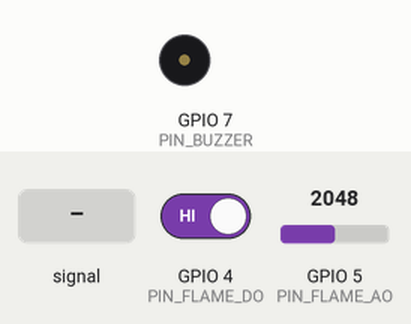
This program was run on a simulated ESP32-S3. Shown: buzzer (waves = sounding). Inputs (shaded band) come from the test bench; at power-on: GPIO 5 (PIN_FLAME_AO) = 2048, GPIO 4 (PIN_FLAME_DO) HIGH (analog values on the 0–4095 scale). WiFi joins after 1.5 s; servers stay silent unless stated; uploads are accepted with an empty reply; not simulated (calls return 0 or success): secrets.h; what the program prints to the serial monitor is not drawn.

Above: at 4.0 s.
4.1 s: GPIO 5 (PIN_FLAME_AO) fed a 200 Hz sine of ±327 counts around its level
At 7.0 s:
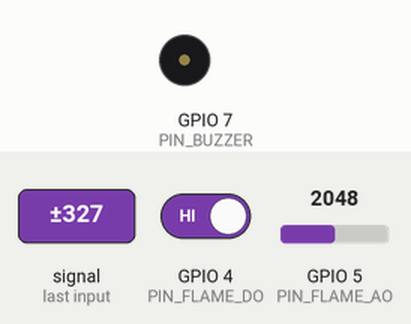
7.1 s: GPIO 5 (PIN_FLAME_AO) set to 3603
At 7.7 s:
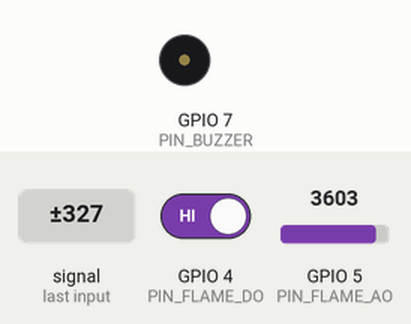
10.1 s: GPIO 5 (PIN_FLAME_AO) set to 2104
11.6 s: GPIO 5 (PIN_FLAME_AO) set to 1996
At 11.7 s:
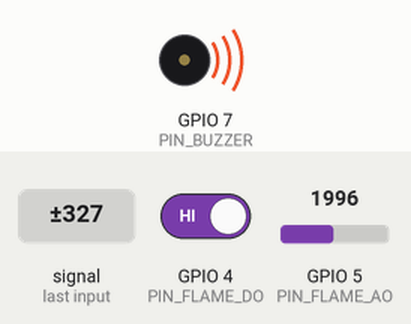
17.6 s: GPIO 5 (PIN_FLAME_AO) set to 2866
At 18.7 s:
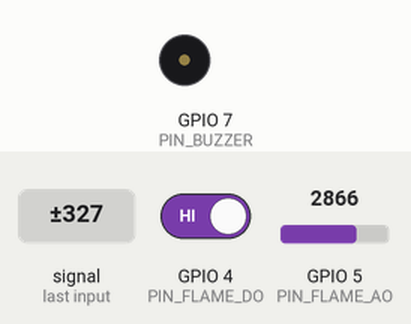
Timing chart, 0 to 20.1 s (numbered marks = the images above; inputs shaded):
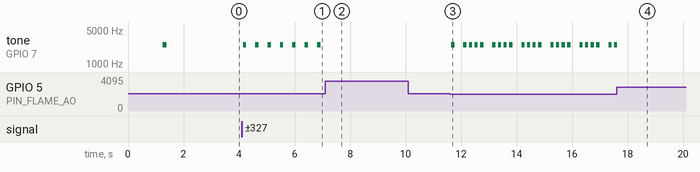

The program:

main.cpp
```cpp
/**
 * ============================================================================
 * IOT FIRE AND FLAME DETECTION MONITORING SYSTEM - ESP32-S3 FIRMWARE
 * ============================================================================
 * Microcontroller: ESP32-S3 (WROOM / DevKitC-1)
 * Framework:       Arduino (C++)
 * Platform:        PlatformIO
 *
 * Hardware Circuit Connections:
 *   Flame Sensor VCC  --> ESP32-S3 3.3V (or 5V if 5V-only module)
 *   Flame Sensor GND  --> Common Ground (GND)
 *   Flame Sensor DO   --> ESP32-S3 GPIO 4 (Digital Trigger Output, Active LOW)
 *   Flame Sensor AO   --> ESP32-S3 GPIO 5 (Analog Flame Intensity, ADC1_CH4)
 *   Piezo Buzzer (+)  --> ESP32-S3 GPIO 7 (Emergency Siren Output)
 *   Piezo Buzzer (-)  --> Common Ground (GND)
 *
 * Cloud Backend:
 *   Supabase REST API (HTTPS POST /rest/v1/detection_readings)
 * ============================================================================
 */

#include <Arduino.h>
#include <WiFi.h>
#include <HTTPClient.h>
#include <WiFiClientSecure.h>
#include <ArduinoJson.h>
#include "secrets.h"

// ----------------------------------------------------------------------------
// HARDWARE PIN DEFINITIONS
// ----------------------------------------------------------------------------
constexpr uint8_t PIN_FLAME_DO = 4;  // Flame Sensor Digital Output (LM393 Comparator)
constexpr uint8_t PIN_FLAME_AO = 5;  // Flame Sensor Analog Output (ADC1 Channel 4)
constexpr uint8_t PIN_BUZZER   = 7;  // Audible Emergency Alert Buzzer Pin

// ----------------------------------------------------------------------------
// SENSOR & SYSTEM CONFIGURATION
// ----------------------------------------------------------------------------
// Analog flame threshold (0 - 4095 ADC scale on ESP32-S3, lower = hotter/closer flame)
// 3-Tier Classification:
//   0% - 25%   : Safe (Normal baseline, no flame, buzzer silent)
//   26% - 50%  : Warm (Thermal signature / warm air, buzzer silent)
//   50% - 100% : Fire Alert (Active open flame, emergency buzzer sounds)
constexpr float FLAME_INTENSITY_ALERT_THRESHOLD = 50.0f; // Percent
constexpr float FLAME_INTENSITY_WARM_THRESHOLD  = 26.0f; // Percent
// Periodic cloud upload rate: 2000 ms during normal state
constexpr unsigned long UPLOAD_INTERVAL_MS = 2000;

// Fast emergency upload throttle: 1000 ms during active fire alert
constexpr unsigned long EMERGENCY_UPLOAD_INTERVAL_MS = 1000;

// Wi-Fi Reconnection check interval: 5000 ms
constexpr unsigned long WIFI_RECONNECT_INTERVAL_MS = 5000;

// ----------------------------------------------------------------------------
// DATA STRUCTURE FOR FIRE TELEMETRY
// ----------------------------------------------------------------------------
struct FireReading {
    bool isFlameDetected;       // True if flame detected via Digital or Analog
    float flameIntensity;       // Flame intensity percentage (0.0% to 100.0%)
    int rawAnalogValue;         // Raw 12-bit ADC value (0 to 4095)
    bool digitalState;          // Raw Digital pin state (LOW = Flame on LM393)
    bool isSensorHealthy;       // True if pins respond normally
    const char* statusText;     // "Fire Alert", "Safe", "Warning", "No Reading"
    const char* diagnosticMsg;  // Descriptive operational status
};

// ----------------------------------------------------------------------------
// RUNTIME STATE VARIABLES
// ----------------------------------------------------------------------------
unsigned long lastUploadTimestamp = 0;
unsigned long lastWiFiCheckTimestamp = 0;
unsigned long totalReadingsSent = 0;
unsigned long totalUploadSuccesses = 0;
unsigned long totalUploadFailures = 0;
bool previousAlertState = false;

// ----------------------------------------------------------------------------
// FUNCTION DECLARATIONS
// ----------------------------------------------------------------------------
void setupHardware();
void runHardwareSelfTest();
void connectToWiFi();
void maintainWiFiConnection();
FireReading sampleFlameSensor();
bool uploadReadingToSupabase(const FireReading& reading);
void triggerEmergencySiren(bool activate);

// ----------------------------------------------------------------------------
// SETUP
// ----------------------------------------------------------------------------
void setup() {
    Serial.begin(115200);
    delay(1000); // UART stabilization

    Serial.println();
    Serial.println("=======================================================");
    Serial.println("  ESP32-S3 IOT FIRE & FLAME DETECTION SYSTEM           ");
    Serial.println("  Real-Time Thermal Radiation & Emergency Alert Node   ");
    Serial.println("=======================================================");
    Serial.printf("Sensor Pins: FLAME_DO=GPIO%d, FLAME_AO=GPIO%d, BUZZER=GPIO%d\n",
                  PIN_FLAME_DO, PIN_FLAME_AO, PIN_BUZZER);
    Serial.printf("Alert Trigger Threshold: Flame Intensity >= %.1f%%\n", FLAME_INTENSITY_ALERT_THRESHOLD);
    Serial.println("=======================================================");

    setupHardware();
    runHardwareSelfTest();
    connectToWiFi();
}

// ----------------------------------------------------------------------------
// MAIN LOOP
// ----------------------------------------------------------------------------
void loop() {
    // 1. Maintain background Wi-Fi connection
    maintainWiFiConnection();

    // 2. Sample Flame Sensor
    FireReading reading = sampleFlameSensor();

    // 3. Physical Audible Siren Control
    if (reading.isFlameDetected) {
        triggerEmergencySiren(true);
    } else {
        triggerEmergencySiren(false);
    }

    // 4. Determine upload interval (faster under emergency)
    unsigned long interval = reading.isFlameDetected ? EMERGENCY_UPLOAD_INTERVAL_MS : UPLOAD_INTERVAL_MS;
    unsigned long currentMillis = millis();

    // Instant upload trigger on transition from SAFE to FIRE
    bool stateChangedToAlert = (reading.isFlameDetected && !previousAlertState);
    previousAlertState = reading.isFlameDetected;

    if (stateChangedToAlert || (currentMillis - lastUploadTimestamp >= interval)) {
        lastUploadTimestamp = currentMillis;

        // Print real-time diagnostic panel to Serial Monitor
        Serial.println("=======================================================");
        Serial.printf("[SAMPLE #%lu] FIRE & FLAME SENSOR TELEMETRY\n", totalReadingsSent + 1);
        Serial.println("-------------------------------------------------------");

        if (reading.isFlameDetected) {
            Serial.println("  🚨 EMERGENCY STATE : >>> FIRE / FLAME DETECTED! <<<");
        } else {
            Serial.println("  🛡️  SYSTEM STATE   : [NORMAL / SAFE - NO FIRE]");
        }

        Serial.printf("  Flame Intensity    : %.1f %%\n", reading.flameIntensity);
        Serial.printf("  Raw Analog ADC     : %d / 4095 (GPIO %d)\n", reading.rawAnalogValue, PIN_FLAME_AO);
        Serial.printf("  Digital Trigger DO : %s (GPIO %d)\n",
                      reading.digitalState ? "HIGH (Normal)" : "LOW (ACTIVE FLAME)", PIN_FLAME_DO);
        Serial.printf("  Status Classification: %s\n", reading.statusText);
        Serial.printf("  Diagnostic Detail  : %s\n", reading.diagnosticMsg);
        Serial.printf("  Audible Siren      : %s\n", reading.isFlameDetected ? "ACTIVE ALARM (GPIO 7)" : "SILENT");

        // Upload to Supabase Cloud
        if (WiFi.status() == WL_CONNECTED) {
            bool success = uploadReadingToSupabase(reading);
            totalReadingsSent++;
            if (success) {
                totalUploadSuccesses++;
                Serial.printf("  Cloud Sync Status  : SUCCESS (HTTP 201 | Total: %lu)\n", totalUploadSuccesses);
            } else {
                totalUploadFailures++;
                Serial.printf("  Cloud Sync Status  : FAILED  (Total: %lu)\n", totalUploadFailures);
            }
        } else {
            Serial.println("  Cloud Sync Status  : SKIPPED (Wi-Fi disconnected)");
        }
        Serial.println("=======================================================");
        Serial.println();
    }
}

// ----------------------------------------------------------------------------
// HARDWARE INITIALIZATION
// ----------------------------------------------------------------------------
void setupHardware() {
    pinMode(PIN_FLAME_DO, INPUT_PULLUP);
    pinMode(PIN_FLAME_AO, INPUT);
    pinMode(PIN_BUZZER, OUTPUT);

    // Initial state: Buzzer off
    digitalWrite(PIN_BUZZER, LOW);

    // Configure ESP32 ADC resolution (12-bit: 0 - 4095)
    analogReadResolution(12);

    delay(50);
    Serial.println("[HW] Flame sensor (DO=GPIO4, AO=GPIO5) and Buzzer (GPIO7) initialized.");
}

// ----------------------------------------------------------------------------
// HARDWARE SELF-TEST DIAGNOSTIC (POST)
// ----------------------------------------------------------------------------
void runHardwareSelfTest() {
    Serial.println();
    Serial.println("-------------------------------------------------------");
    Serial.println("  FIRE DETECTION SENSOR HARDWARE SELF-TEST            ");
    Serial.println("-------------------------------------------------------");
    Serial.println("  Reading initial ambient IR radiation baseline...");

    delay(100);
    int rawBaseline = analogRead(PIN_FLAME_AO);
    int digitalVal = digitalRead(PIN_FLAME_DO);

    Serial.printf("   Ambient IR Raw ADC: %d / 4095\n", rawBaseline);
    Serial.printf("   Digital DO Status : %s\n", digitalVal == LOW ? "LOW (Flame Alert)" : "HIGH (Normal Clear)");

    // Test buzzer with a single short confirmation beep
    Serial.println("  Testing Emergency Buzzer...");
    // Short 150ms beep at 2800Hz to confirm buzzer hardware is working
    unsigned long beepStart = millis();
    while (millis() - beepStart < 150) {
        digitalWrite(PIN_BUZZER, HIGH);
        delayMicroseconds(178);
        digitalWrite(PIN_BUZZER, LOW);
        delayMicroseconds(178);
    }
    digitalWrite(PIN_BUZZER, LOW);

    Serial.println("  >>> RESULT: [PASSED] SENSOR NODE READY FOR FIRE MONITORING! <<<");
    Serial.println("-------------------------------------------------------");
    Serial.println();
}

// ----------------------------------------------------------------------------
// EMERGENCY SIREN PULSER
// Continuous beeping alarm: beeps non-stop while fire is detected.
// Beep pattern: 100ms ON, 100ms OFF, repeating.
// Completely silent when no fire is detected.
// ----------------------------------------------------------------------------
void triggerEmergencySiren(bool activate) {
    if (activate) {
        // Single beep pulse: 100ms ON beep tone (2800 Hz)
        unsigned long startMs = millis();
        while (millis() - startMs < 100) {
            digitalWrite(PIN_BUZZER, HIGH);
            delayMicroseconds(178); // ~2800 Hz half-cycle
            digitalWrite(PIN_BUZZER, LOW);
            delayMicroseconds(178);
        }
        // 100ms silent gap between beeps
        digitalWrite(PIN_BUZZER, LOW);
        delay(100);
    } else {
        // Fire gone — immediately silence the buzzer
        digitalWrite(PIN_BUZZER, LOW);
    }
}

// ----------------------------------------------------------------------------
// FLAME SENSOR SAMPLING & CLASSIFICATION
// ----------------------------------------------------------------------------
FireReading sampleFlameSensor() {
    FireReading result;
    result.isFlameDetected = false;
    result.flameIntensity = 0.0f;
    result.rawAnalogValue = 0;
    result.digitalState = HIGH;
    result.isSensorHealthy = true;
    result.statusText = "Safe";
    result.diagnosticMsg = "No flame detected. Ambient environment normal.";

    // Sample Digital Output (Active LOW on standard LM393 flame sensor modules)
    result.digitalState = digitalRead(PIN_FLAME_DO);
    bool digitalTriggered = (result.digitalState == LOW);

    // Average 8 analog samples for noise rejection
    long analogSum = 0;
    for (int i = 0; i < 8; i++) {
        analogSum += analogRead(PIN_FLAME_AO);
        delayMicroseconds(50);
    }
    result.rawAnalogValue = (int)(analogSum / 8);

    // Flame sensor modules output LOWER voltage when flame is detected:
    // Raw ADC ~4095 = Dark (no flame) -> 0% intensity
    // Raw ADC ~0-500 = Intense flame close to sensor -> 100% intensity
    float intensity = ((4095.0f - (float)result.rawAnalogValue) / 4095.0f) * 100.0f;
    if (intensity < 0.0f) intensity = 0.0f;
    if (intensity > 100.0f) intensity = 100.0f;

    // Ambient room light filter: clamp minor baseline fluctuations (< 5%) to clean 0.0%
    if (intensity < 5.0f) {
        intensity = 0.0f;
    }
    result.flameIntensity = intensity;

    // Classification Logic (3-Tier Range):
    // 0% - 25%   : Safe (Normal baseline, no flame, buzzer silent)
    // 26% - 50%  : Warm (Thermal buildup/caution, buzzer silent)
    // 50% - 100% : Fire Alert (Active flame detected, emergency buzzer active)
    if (result.flameIntensity >= FLAME_INTENSITY_ALERT_THRESHOLD) {
        result.isFlameDetected = true;
        result.statusText = "Fire Alert";
        if (result.flameIntensity >= 75.0f) {
            result.diagnosticMsg = "CRITICAL: Intense open flame detected nearby (75-100%)!";
        } else {
            result.diagnosticMsg = "FIRE ALERT: Active flame / fire detected (50-100%).";
        }
    } else if (result.flameIntensity >= FLAME_INTENSITY_WARM_THRESHOLD) {
        result.isFlameDetected = false;
        result.statusText = "Warm";
        result.diagnosticMsg = "CAUTION: Warm thermal signature detected (26-50%).";
    } else {
        result.isFlameDetected = false;
        result.statusText = "Safe";
        result.diagnosticMsg = "Area Safe. Normal baseline environment (0-25%).";
    }

    return result;
}

// ----------------------------------------------------------------------------
// WI-FI CONNECTION MANAGEMENT
// ----------------------------------------------------------------------------
void connectToWiFi() {
    Serial.printf("[WIFI] Connecting to SSID: %s ...\n", WIFI_SSID);
    WiFi.mode(WIFI_STA);
    WiFi.begin(WIFI_SSID, WIFI_PASSWORD);

    uint8_t attempts = 0;
    while (WiFi.status() != WL_CONNECTED && attempts < 25) {
        delay(500);
        Serial.print(".");
        attempts++;
    }

    Serial.println();
    if (WiFi.status() == WL_CONNECTED) {
        Serial.println("[WIFI] Connected successfully!");
        Serial.printf("[WIFI] Assigned IP Address : %s\n", WiFi.localIP().toString().c_str());
        Serial.printf("[WIFI] Signal Strength (RSSI): %d dBm\n", WiFi.RSSI());
        Serial.printf("[WIFI] MAC Address         : %s\n", WiFi.macAddress().c_str());
    } else {
        Serial.println("[WIFI] Connection failed. Background auto-reconnect will retry...");
    }
}

void maintainWiFiConnection() {
    unsigned long currentMillis = millis();
    if (currentMillis - lastWiFiCheckTimestamp >= WIFI_RECONNECT_INTERVAL_MS) {
        lastWiFiCheckTimestamp = currentMillis;

        if (WiFi.status() != WL_CONNECTED) {
            Serial.println("[WIFI] Disconnected! Attempting automatic reconnection...");
            WiFi.disconnect();
            WiFi.reconnect();
        }
    }
}

// ----------------------------------------------------------------------------
// SUPABASE HTTPS REST UPLOAD
// ----------------------------------------------------------------------------
bool uploadReadingToSupabase(const FireReading& reading) {
    WiFiClientSecure secureClient;
    secureClient.setInsecure(); // Laboratory prototype SSL bypass

    HTTPClient http;
    String endpointUrl = String(SUPABASE_URL) + "/rest/v1/detection_readings";

    if (!http.begin(secureClient, endpointUrl)) {
        Serial.println("[HTTP] Unable to establish HTTPS connection to Supabase.");
        return false;
    }

    // Headers
    http.addHeader("Content-Type", "application/json");
    http.addHeader("apikey", SUPABASE_ANON_KEY);
    http.addHeader("Authorization", String("Bearer ") + SUPABASE_ANON_KEY);
    http.addHeader("Prefer", "return=minimal");

    // JSON Payload
    // In database:
    //   detected = true if fire detected, false if safe
    //   distance_cm = flame intensity percentage (0.0 to 100.0)
    //   sensor_status = "Fire Alert" or "Safe"
    StaticJsonDocument<256> doc;
    doc["distance_cm"] = serialized(String(reading.flameIntensity, 1));
    doc["detected"] = reading.isFlameDetected;
    doc["sensor_status"] = reading.statusText;

    String jsonPayload;
    serializeJson(doc, jsonPayload);

    int httpResponseCode = http.POST(jsonPayload);
    bool requestSucceeded = false;

    if (httpResponseCode == HTTP_CODE_CREATED || httpResponseCode == HTTP_CODE_OK || httpResponseCode == 204) {
        requestSucceeded = true;
    } else {
        Serial.printf("[HTTP] POST failed. Status: %d\n", httpResponseCode);
        if (httpResponseCode > 0) {
            String responseBody = http.getString();
            Serial.printf("[HTTP] Server Response: %s\n", responseBody.c_str());
        } else {
            Serial.printf("[HTTP] Error string: %s\n", http.errorToString(httpResponseCode).c_str());
        }
    }

    http.end();
    return requestSucceeded;
}
```

Measured:
- the behaviour switches between 2048 and 2047 on GPIO 5 (PIN_FLAME_AO) (found by bisection; images 2 and 3)
- after the input at 4.1 s, tone on GPIO 7 (PIN_BUZZER): alternates 2475 Hz for 0.12 s and silent for 0.32 s, starting at once
- after the input at 7.1 s, tone on GPIO 7 (PIN_BUZZER): stops changing and stays silent
- after the input at 10.1 s, every drawn part: stays the same
- after the input at 11.6 s, tone on GPIO 7 (PIN_BUZZER): silent → 2475 Hz at once, then repeats every 1.0 s: silent 0.32 s, 3 × (2475 Hz 0.12 s, silent 0.08 s), 2475 Hz 0.12 s
- after the input at 17.6 s, tone on GPIO 7 (PIN_BUZZER): goes on until 17.6 s, then stays silent
